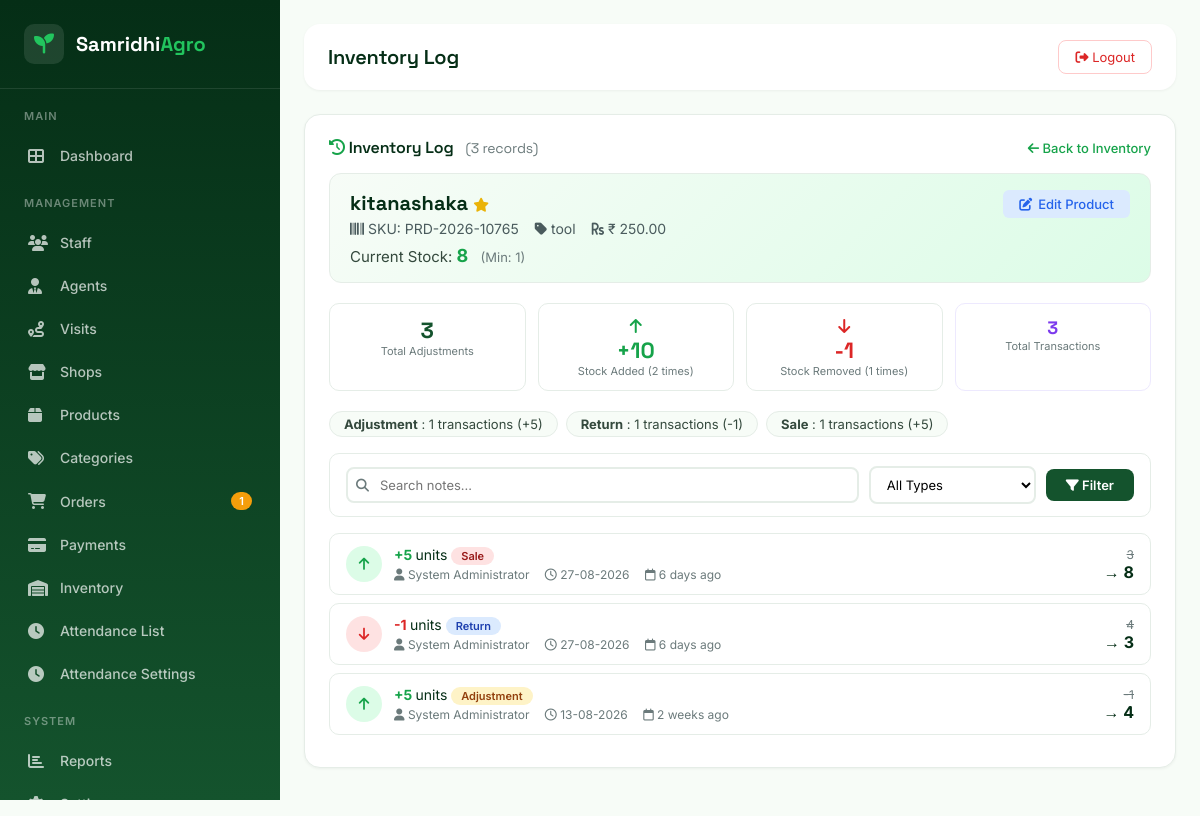
/admin/inventory-log.php?product=1 (signed in), run on the app's committed database.
### tables this page shows
CREATE TABLE `products` (
  `id` int(11) NOT NULL,
  `product_name` varchar(200) NOT NULL,
  `product_slug` varchar(200) NOT NULL,
  `category_id` int(11) NOT NULL,
  `sku` varchar(50) NOT NULL,
  `description` text DEFAULT NULL,
  `unit` varchar(20) NOT NULL,
  `price` decimal(10,2) NOT NULL DEFAULT 0.00,
  `cost_price` decimal(10,2) DEFAULT 0.00,
  `quantity` int(11) NOT NULL DEFAULT 0,
  `min_quantity` int(11) NOT NULL DEFAULT 0,
  `image` varchar(255) DEFAULT NULL,
  `gallery` longtext DEFAULT NULL CHECK (json_valid(`gallery`)),
  `status` enum('active','inactive','out_of_stock') NOT NULL DEFAULT 'active',
  `is_featured` tinyint(1) DEFAULT 0,
  `created_by` int(11) DEFAULT NULL,
  `updated_by` int(11) DEFAULT NULL,
  `created_at` datetime NOT NULL DEFAULT current_timestamp(),
  `updated_at` datetime NOT NULL DEFAULT current_timestamp() ON UPDATE current_timestamp()
);

CREATE TABLE `categories` (
  `id` int(11) NOT NULL,
  `category_name` varchar(100) NOT NULL,
  `category_slug` varchar(100) NOT NULL,
  `description` text DEFAULT NULL,
  `icon` varchar(100) DEFAULT NULL,
  `parent_id` int(11) DEFAULT NULL,
  `sort_order` int(11) DEFAULT 0,
  `status` enum('active','inactive') NOT NULL DEFAULT 'active',
  `created_at` datetime NOT NULL DEFAULT current_timestamp(),
  `updated_at` datetime NOT NULL DEFAULT current_timestamp() ON UPDATE current_timestamp()
);

CREATE TABLE `inventory_log` (
  `id` int(11) NOT NULL,
  `product_id` int(11) NOT NULL,
  `quantity_change` int(11) NOT NULL,
  `previous_quantity` int(11) NOT NULL,
  `new_quantity` int(11) NOT NULL,
  `reference_type` enum('purchase','sale','adjustment','return','damage') NOT NULL,
  `reference_id` int(11) DEFAULT NULL,
  `notes` text DEFAULT NULL,
  `created_by` int(11) DEFAULT NULL,
  `created_at` datetime NOT NULL DEFAULT current_timestamp()
);

CREATE TABLE `users` (
  `id` int(11) NOT NULL,
  `username` varchar(50) NOT NULL,
  `email` varchar(100) NOT NULL,
  `password_hash` varchar(255) NOT NULL,
  `full_name` varchar(100) NOT NULL,
  `phone` varchar(20) DEFAULT NULL,
  `avatar` varchar(255) DEFAULT NULL,
  `role` enum('admin','staff','agent','shop') NOT NULL DEFAULT 'staff',
  `status` enum('active','inactive','suspended') NOT NULL DEFAULT 'active',
  `last_login` datetime DEFAULT NULL,
  `last_ip` varchar(45) DEFAULT NULL,
  `created_at` datetime NOT NULL DEFAULT current_timestamp(),
  `updated_at` datetime NOT NULL DEFAULT current_timestamp() ON UPDATE current_timestamp()
);

### config/database.php (called while the page is built, shortened)
<?php
class Database {
    private static $instance = null;
    private $connection;
    private function __construct() {
        try {
            $dsn = "mysql:host=" . DB_HOST . ";dbname=" . DB_NAME . ";charset=" . DB_CHARSET;
            $options = [
                PDO::ATTR_ERRMODE => PDO::ERRMODE_EXCEPTION,
                PDO::ATTR_DEFAULT_FETCH_MODE => PDO::FETCH_ASSOC,
                PDO::ATTR_EMULATE_PREPARES => false,
                PDO::ATTR_PERSISTENT => false,
                PDO::MYSQL_ATTR_INIT_COMMAND => "SET NAMES utf8mb4",
                PDO::MYSQL_ATTR_USE_BUFFERED_QUERY => true,
            ];
            $this->connection = new PDO($dsn, DB_USER, DB_PASS, $options);
        } catch (PDOException $e) {
            error_log("Database Connection Error: " . $e->getMessage());
            die("
                <!DOCTYPE html>
                <html>
                <head>
                    <title>Database Connection Error</title>
                    <style>
                        body { font-family: Arial, sans-serif; background: #f8f9fa; display: flex; justify-content: center; align-items: center; height: 100vh; margin: 0; }
                        .error-box { background: white; padding: 40px; border-radius: 8px; box-shadow: 0 2px 10px rgba(0,0,0,0.1); max-width: 500px; text-align: center; }
                        h1 { color: #dc3545; margin-bottom: 10px; }
                        p { color: #6c757d; line-height: 1.6; }
                        .icon { font-size: 48px; margin-bottom: 20px; }
                    </style>
                </head>
                <body>
                    <div class='error-box'>
                        <div class='icon'>🔌</div>
                        <h1>Database Connection Failed</h1>
                        <p>Unable to connect to the database. Please check your configuration and ensure the database service is running.</p>
                        <p style='font-size: 12px; color: #999;'>Error: " . htmlspecialchars($e->getMessage()) . "</p>
                    </div>
                </body>
                </html>
            ");
        }
    }
    public static function getInstance() {
        if (self::$instance === null) {
            self::$instance = new self();
        }
        return self::$instance;
    }
    public function query($sql, $params = []) {
        $stmt = $this->connection->prepare($sql);
        $stmt->execute($params);
        return $stmt;
    }
    public function fetchOne($sql, $params = []) {
        $stmt = $this->query($sql, $params);
        return $stmt->fetch();
    }
    public function fetchAll($sql, $params = []) {
        $stmt = $this->query($sql, $params);
        return $stmt->fetchAll();
    }
}
function getDB() {
    return Database::getInstance();
}

### config/functions.php (called while the page is built, shortened)
<?php
function escapeHtml($string)
{
    return htmlspecialchars((string)$string, ENT_QUOTES | ENT_HTML5, 'UTF-8');
}
function formatDate($date, $format = DATE_FORMAT)
{
    $timestamp = is_numeric($date) ? $date : strtotime($date);
    return date($format, $timestamp);
}
function timeAgo($datetime)
{
    $timestamp = is_numeric($datetime) ? $datetime : strtotime($datetime);
    $diff = time() - $timestamp;
    if ($diff < 60) {
        return $diff . ' seconds ago';
    } elseif ($diff < 3600) {
        return floor($diff / 60) . ' minutes ago';
    } elseif ($diff < 86400) {
        return floor($diff / 3600) . ' hours ago';
    } elseif ($diff < 604800) {
        return floor($diff / 86400) . ' days ago';
    } elseif ($diff < 2592000) {
        return floor($diff / 604800) . ' weeks ago';
    } elseif ($diff < 31536000) {
        return floor($diff / 2592000) . ' months ago';
    } else {
        return floor($diff / 31536000) . ' years ago';
    }
}
function getPaginationOffset($page, $perPage = PAGINATION_DEFAULT_LIMIT)
{
    return max(0, ($page - 1) * $perPage);
}

### admin/inventory-log.php (the view, shortened to what this page needs)
<?php
 require_once __DIR__ . '/../includes/admin_header.php';
$db = getDB();
$productId = isset($_GET['product']) ? (int)$_GET['product'] : 0;
$sql = "SELECT p.*, c.category_name
        FROM products p
        LEFT JOIN categories c ON p.category_id = c.id
        WHERE p.id = ?";
$product = $db->fetchOne($sql, [$productId]);
$search = $_GET['search'] ?? '';
$type = $_GET['type'] ?? 'all';
$page = max(1, (int)($_GET['page'] ?? 1));
$perPage = PAGINATION_DEFAULT_LIMIT;
$offset = getPaginationOffset($page, $perPage);
$whereConditions = ["product_id = ?"];
$params = [$productId];
$whereClause = 'WHERE ' . implode(' AND ', $whereConditions);
$sql = "SELECT COUNT(*) as total FROM inventory_log $whereClause";
$result = $db->fetchOne($sql, $params);
$totalLogs = $result['total'] ?? 0;
$sql = "SELECT il.*, u.full_name as user_name
        FROM inventory_log il
        LEFT JOIN users u ON il.created_by = u.id
        $whereClause
        ORDER BY il.created_at DESC
        LIMIT ? OFFSET ?";
$queryParams = array_merge($params, [$perPage, $offset]);
$logList = $db->fetchAll($sql, $queryParams);
$sql = "SELECT
        COUNT(*) as total,
        SUM(CASE WHEN quantity_change > 0 THEN quantity_change ELSE 0 END) as total_in,
        SUM(CASE WHEN quantity_change < 0 THEN quantity_change ELSE 0 END) as total_out,
        COUNT(CASE WHEN quantity_change > 0 THEN 1 END) as in_count,
        COUNT(CASE WHEN quantity_change < 0 THEN 1 END) as out_count
        FROM inventory_log
        WHERE product_id = ?";
$stats = $db->fetchOne($sql, [$productId]);
$sql = "SELECT
        reference_type,
        COUNT(*) as count,
        SUM(quantity_change) as total_change
        FROM inventory_log
        WHERE product_id = ?
        GROUP BY reference_type
        ORDER BY count DESC";
$typeSummary = $db->fetchAll($sql, [$productId]);
require_once '../includes/admin_header.php';
?>
<div class="content-card">
    <div class="card-header">
        <h3 class="card-title">
            <i class="fas fa-history" style="color: #16A34A;"></i>
            Inventory Log
            <span style="font-size: 14px; font-weight: 400; color: #6B7A7B; margin-left: 8px;">
                (<?php echo number_format($totalLogs); ?> records)
            </span>
        </h3>
        <a href="inventory.php" class="card-action">
            <i class="fas fa-arrow-left"></i> Back to Inventory
        </a>
    </div>
    <div class="product-header">
        <div style="display: flex; justify-content: space-between; align-items: flex-start; flex-wrap: wrap; gap: 10px;">
            <div>
                <div class="product-name">
                    <?php echo escapeHtml($product['product_name']); ?>
                    <?php if ($product['is_featured']): ?>
                        <span style="color: #EAB308; font-size: 14px;">
                            <i class="fas fa-star"></i>
                        </span>
                    <?php endif; ?>
                </div>
                <div class="product-meta">
                    <span><i class="fas fa-barcode"></i> SKU: <?php echo escapeHtml($product['sku']); ?></span>
                    <span><i class="fas fa-tag"></i> <?php echo escapeHtml($product['category_name'] ?? 'Uncategorized'); ?></span>
                    <span><i class="fas fa-rupee-sign"></i> ₹ <?php echo number_format($product['price'], 2); ?></span>
                </div>
            </div>
            <a href="product-edit.php?id=<?php echo $product['id']; ?>" class="btn-back" style="background: #DBEAFE; color: #2563EB;">
                <i class="fas fa-edit"></i> Edit Product
            </a>
        </div>
        <div class="current-stock">
            Current Stock:
            <span class="stock-value <?php
                echo $product['quantity'] > $product['min_quantity'] ? 'in-stock' :
                    ($product['quantity'] > 0 ? 'low-stock' : 'out-of-stock');
            ?>">
                <?php echo number_format($product['quantity']); ?>
            </span>
            <?php if ($product['min_quantity'] > 0): ?>
                <span style="font-size: 13px; color: #6B7A7B; margin-left: 8px;">
                    (Min: <?php echo number_format($product['min_quantity']); ?>)
                </span>
            <?php endif; ?>
        </div>
    </div>
    <div class="stats-grid">
        <div class="stat-card total">
            <div class="stat-number"><?php echo number_format($stats['total'] ?? 0); ?></div>
            <div class="stat-label">Total Adjustments</div>
        </div>
        <div class="stat-card in">
            <span class="stat-icon"><i class="fas fa-arrow-up"></i></span>
            <div class="stat-number">+<?php echo number_format($stats['total_in'] ?? 0); ?></div>
            <div class="stat-label">Stock Added (<?php echo $stats['in_count'] ?? 0; ?> times)</div>
        </div>
        <div class="stat-card out">
            <span class="stat-icon"><i class="fas fa-arrow-down"></i></span>
            <div class="stat-number"><?php echo number_format($stats['total_out'] ?? 0); ?></div>
            <div class="stat-label">Stock Removed (<?php echo $stats['out_count'] ?? 0; ?> times)</div>
        </div>
        <div class="stat-card" style="border-color: #EDE9FE;">
            <div class="stat-number" style="color: #7C3AED; font-size: 18px;">
                <?php echo number_format($stats['total'] ?? 0); ?>
            </div>
            <div class="stat-label">Total Transactions</div>
        </div>
    </div>
    <?php if (!empty($typeSummary)): ?>
    <div style="display: flex; flex-wrap: wrap; gap: 8px; margin-bottom: 16px;">
        <?php foreach ($typeSummary as $item): ?>
        <span style="background: #F7FCF7; border-radius: 20px; padding: 4px 14px; font-size: 13px; border: 1px solid #E5EDE7;">
            <strong><?php echo ucfirst($item['reference_type']); ?></strong>
            : <?php echo $item['count']; ?> transactions
            <?php if ($item['total_change'] != 0): ?>
                (<?php echo $item['total_change'] > 0 ? '+' : ''; ?><?php echo $item['total_change']; ?>)
            <?php endif; ?>
        </span>
        <?php endforeach; ?>
    </div>
    <?php endif; ?>
    <div class="filter-bar">
        <form method="GET" action="" style="display: flex; flex-wrap: wrap; gap: 10px; align-items: center; width: 100%;">
            <div style="flex: 1; min-width: 160px; position: relative;">
                <input
                    type="text"
                    name="search"
                    placeholder="Search notes..."
                    value="<?php echo escapeHtml($search); ?>"
                    style="width: 100%; padding: 8px 12px 8px 32px;"
                >
                <i class="fas fa-search" style="position: absolute; left: 10px; top: 50%; transform: translateY(-50%); color: #6B7A7B; font-size: 13px;"></i>
            </div>
            <select name="type">
                <option value="all" <?php echo $type === 'all' ? 'selected' : ''; ?>>All Types</option>
            </select>
            <button type="submit" class="btn-filter">
                <i class="fas fa-filter"></i> Filter
            </button>
        </form>
    </div>
    <?php if (empty($logList)): ?>
        <div class="empty-state">
            <i class="fas fa-history"></i>
            <p>No inventory logs found</p>
            <?php if (!empty($search) || $type !== 'all'): ?>
                <p style="font-size: 13px;">Try adjusting your search or filters</p>
            <?php endif; ?>
        </div>
    <?php else: ?>
        <?php foreach ($logList as $log): ?>
        <div class="log-item">
            <div class="log-icon <?php echo $log['quantity_change'] > 0 ? 'in' : 'out'; ?>">
                <i class="fas fa-<?php echo $log['quantity_change'] > 0 ? 'arrow-up' : 'arrow-down'; ?>"></i>
            </div>
            <div class="log-content">
                <div class="log-text">
                    <span class="change <?php echo $log['quantity_change'] > 0 ? 'positive' : 'negative'; ?>">
                        <?php echo $log['quantity_change'] > 0 ? '+' : ''; ?><?php echo $log['quantity_change']; ?>
                    </span>
                    units
                    <span class="badge-type <?php echo $log['reference_type']; ?>">
                        <?php echo ucfirst($log['reference_type']); ?>
                    </span>
                </div>
                <div class="log-meta">
                    <span><i class="fas fa-user"></i> <?php echo escapeHtml($log['user_name'] ?? 'System'); ?></span>
                    <span><i class="far fa-clock"></i> <?php echo formatDate($log['created_at']); ?></span>
                    <span><i class="far fa-calendar"></i> <?php echo timeAgo($log['created_at']); ?></span>
                </div>
            </div>
            <div class="log-amount">
                <div class="old-stock"><?php echo number_format($log['previous_quantity']); ?></div>
                <div class="new-stock">→ <?php echo number_format($log['new_quantity']); ?></div>
            </div>
        </div>
        <?php endforeach; ?>
    <?php endif; ?>
</div>
<?php require_once '../includes/admin_footer.php'; ?>

### data on the page
products: product_name "kitanashaka", sku "PRD-2026-10765", category.category_name "tool", price "250.00", quantity "8", min_quantity "1"
inventory_log: quantity_change "5", reference_type "Sale", created_by.full_name "System Administrator", created_at "27-08-2026", created_at "6 days ago", previous_quantity "3", new_quantity "8"
inventory_log: quantity_change "-1", reference_type "Return", created_by.full_name "System Administrator", created_at "27-08-2026", created_at "6 days ago", previous_quantity "4", new_quantity "3"
inventory_log: quantity_change "5", reference_type "Adjustment", created_by.full_name "System Administrator", created_at "13-08-2026", created_at "2 weeks ago", previous_quantity "-1", new_quantity "4"

### other printed values
$pendingOrders "1"
escapeHtml($pageTitle) "Inventory Log"
$totalLogs "3"
$stats['total'] "3"
$stats['total_in'] "10"
$stats['in_count'] "2"
$stats['total_out'] "-1"
$stats['out_count'] "1"
$item['reference_type'] "Adjustment"
$item['count'] "1"
$item['total_change'] "5"
$item['reference_type'] "Return"
$item['total_change'] "-1"
$item['reference_type'] "Sale"
